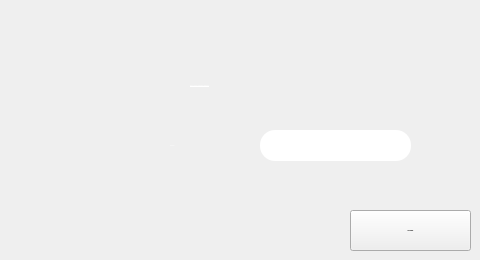
       <widget class="QWidget" name="Supprimer_2">
        <attribute name="title">
         <string>Supprimer un ingrédient</string>
        </attribute>
        <widget class="QLineEdit" name="lineEdit_code_ingsupp">
         <property name="geometry">
          <rect>
           <x>260</x>
           <y>130</y>
           <width>151</width>
           <height>31</height>
          </rect>
         </property>
         <property name="font">
          <font>
           <family>century gothic</family>
           <pointsize>-1</pointsize>
           <weight>75</weight>
           <bold>true</bold>
          </font>
         </property>
         <property name="styleSheet">
          <string notr="true">border-radius:15px;
</string>
         </property>
         <property name="text">
          <string/>
         </property>
         <property name="maxLength">
          <number>8</number>
         </property>
         <property name="alignment">
          <set>Qt::AlignCenter</set>
         </property>
        </widget>
        <widget class="QLabel" name="label_id_ingsupp">
         <property name="geometry">
          <rect>
           <x>170</x>
           <y>130</y>
           <width>71</width>
           <height>31</height>
          </rect>
         </property>
         <property name="font">
          <font>
           <family>century gothic</family>
           <pointsize>-1</pointsize>
           <weight>50</weight>
           <italic>false</italic>
           <bold>false</bold>
          </font>
         </property>
         <property name="styleSheet">
          <string notr="true">color:white;
border-radius:15px;</string>
         </property>
         <property name="text">
          <string>Code Ing :</string>
         </property>
        </widget>
        <widget class="QPushButton" name="supprimer_2">
         <property name="geometry">
          <rect>
           <x>350</x>
           <y>210</y>
           <width>121</width>
           <height>41</height>
          </rect>
         </property>
         <property name="font">
          <font>
           <family>century gothic</family>
           <pointsize>-1</pointsize>
           <weight>75</weight>
           <italic>false</italic>
           <bold>true</bold>
          </font>
         </property>
         <property name="text">
          <string>SUPPRIMER</string>
         </property>
        </widget>
        <widget class="QLabel" name="label_supp_2">
         <property name="geometry">
          <rect>
           <x>190</x>
           <y>70</y>
           <width>271</width>
           <height>31</height>
          </rect>
         </property>
         <property name="font">
          <font>
           <family>century gothic</family>
           <pointsize>-1</pointsize>
           <weight>50</weight>
           <italic>false</italic>
           <bold>false</bold>
           <underline>true</underline>
           <strikeout>false</strikeout>
          </font>
         </property>
         <property name="styleSheet">
          <string notr="true">
color:white;


</string>
         </property>
         <property name="text">
          <string>Saisir le code de l'ingrédient à supprimer :</string>
         </property>
         <property name="textFormat">
          <enum>Qt::RichText</enum>
         </property>
         <property name="scaledContents">
          <bool>false</bool>
         </property>
        </widget>
       </widget>
